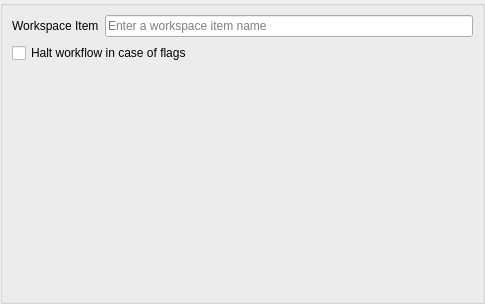
<?xml version="1.0" encoding="UTF-8"?>
<ui version="4.0">
 <class>Form</class>
 <widget class="QWidget" name="Form">
  <property name="geometry">
   <rect>
    <x>0</x>
    <y>0</y>
    <width>485</width>
    <height>304</height>
   </rect>
  </property>
  <property name="windowTitle">
   <string>Form</string>
  </property>
  <layout class="QGridLayout" name="gridLayout">
   <property name="margin">
    <number>0</number>
   </property>
   <item row="0" column="0">
    <widget class="QgsCollapsibleGroupBox" name="mGroupBox">
     <property name="checkable">
      <bool>false</bool>
     </property>
     <property name="saveCollapsedState">
      <bool>false</bool>
     </property>
     <layout class="QGridLayout" name="gridLayout_2">
      <item row="0" column="0">
       <widget class="QLabel" name="label">
        <property name="text">
         <string>Workspace Item</string>
        </property>
       </widget>
      </item>
      <item row="0" column="1">
       <widget class="QLineEdit" name="workspaceItemLineEdit">
        <property name="placeholderText">
         <string>Enter a workspace item name</string>
        </property>
       </widget>
      </item>
      <item row="1" column="0" colspan="2">
       <widget class="QCheckBox" name="haltCheckBox">
        <property name="text">
         <string>Halt workflow in case of flags</string>
        </property>
       </widget>
      </item>
      <item row="2" column="0" colspan="2">
       <widget class="OrderedValidationProcessesWidget" name="orderedValidationProcessesWidget" native="true"/>
      </item>
     </layout>
    </widget>
   </item>
  </layout>
 </widget>
 <customwidgets>
  <customwidget>
   <class>QgsCollapsibleGroupBox</class>
   <extends>QGroupBox</extends>
   <header>qgscollapsiblegroupbox.h</header>
   <container>1</container>
  </customwidget>
  <customwidget>
   <class>OrderedValidationProcessesWidget</class>
   <extends>QWidget</extends>
   <header>DsgTools.CustomWidgets.ValidationWidgets.orderedValidationProcessesWidget.h</header>
   <container>1</container>
  </customwidget>
 </customwidgets>
 <resources/>
 <connections/>
</ui>
